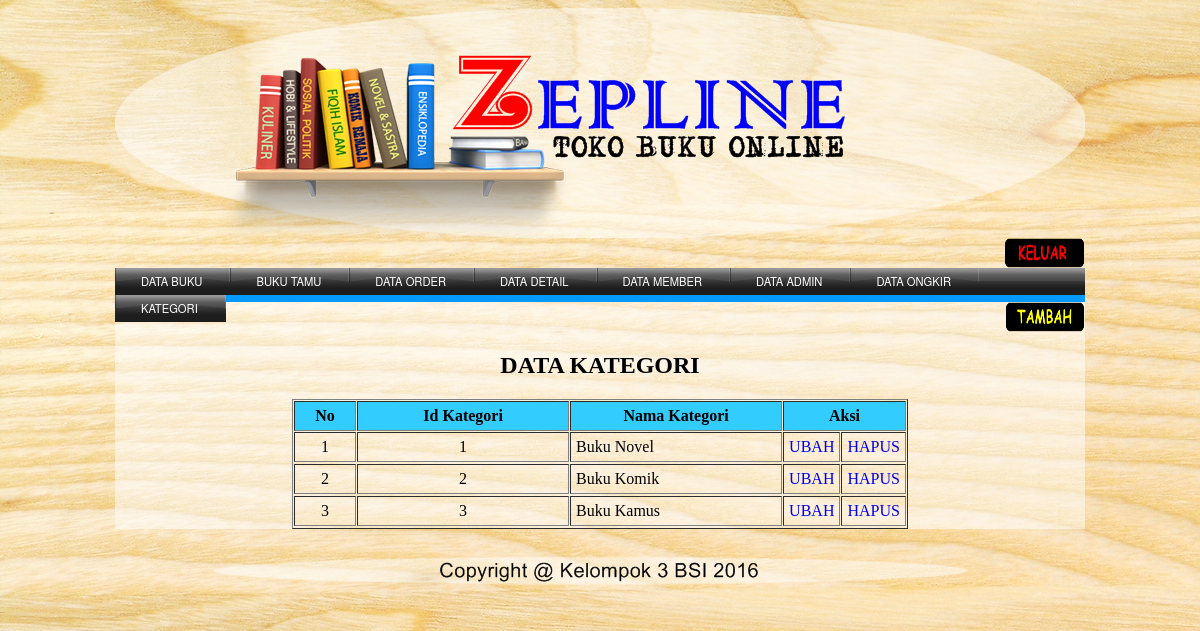
Page /admin/admin.php?page=tampilkat on the committed database.
### tables this page shows
CREATE TABLE IF NOT EXISTS `kategori` (
  `id_kat` int(3) NOT NULL,
  `nama_kat` varchar(20) NOT NULL
);

### admin/module/kategori/tampil.php (the view, shortened to what this page needs)
<div align='right'><a href="?page=tambahkat"><img src="gambar/lr.png" height="30" width="80" /></a></div>
<h2><center><strong>DATA KATEGORI</strong></center></h2>
<table border="1" align="center" cellspacing="1" cellpadding="5">
<tr bgcolor="#33CCFF">
<td width="50"><div align="center"><strong>No</strong></div></td>
<td width="200"><div align="center"><strong>Id Kategori</strong></div></td>
<td width="200"><div align="center"><strong>Nama Kategori</strong></div></td>
<td width="100" colspan="2"><div align="center"><strong>Aksi</strong></div></td>
</tr>
<?php
$no=1;
$tampil=mysql_query("select*from kategori");
while($r=mysql_fetch_array($tampil)){
	?>
   <tr>
   <td><center><?php echo $no++?></center></td>
   <td><center><?php echo $r[0]?></center></td>
   <td><?php echo $r[1]?></td>
   <td bordercolor="#FFFFFF" align="center"><center><a href="?page=editkat&id=<?=$r['0'];?>">UBAH</a></center></td>
  <td bordercolor="#FFFFFF" align="center"><center><a href="?page=hapuskat&id=<?=$r['0'];?>">HAPUS</a></center></td>
   <tr>
   <?php }?>
   </table>

### admin/ADMIN.css (style rules this page uses)
body { background: url(../gambar/1.jpg); }

### admin/menuu.php (style rules this page uses)
a { text-decoration:none; }

### rows in the picture
kategori: id_kat "1", nama_kat "Buku Novel"
kategori: id_kat "2", nama_kat "Buku Komik"
kategori: id_kat "3", nama_kat "Buku Kamus"
